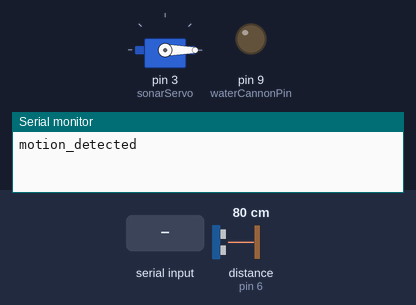
Recording of a program running on a simulated Arduino Uno, built with avr-gcc and run on an emulated ATmega328P. On the bench: servo, output pins drawn as LEDs (lit = HIGH), the last lines printed to the serial monitor. Wiring (inferred from the names in the program): ultrasonic range finder: trigger pin 5; echo pin 6. The test bench sets the inputs (shaded band); at power-on: distance to the obstacle (sensor on pin 6) 80 cm. The echo pulse lasts 58.3 µs per cm; pins used as bus, display or sensor lines are not drawn.

Above: at 1.2 s.
1.3 s: distance to the obstacle (sensor on pin 6) set to 8 cm
At 10.8 s:
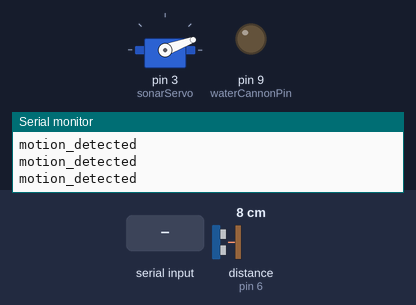
11.7 s: distance to the obstacle (sensor on pin 6) set to 5 cm
At 15.45 s:
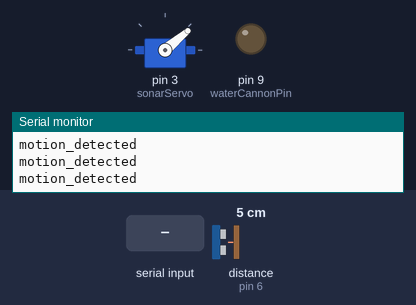
17.2 s: distance to the obstacle (sensor on pin 6) set to 9 cm
23.7 s: "pigeon\n" received over Serial
At 25.1 s:
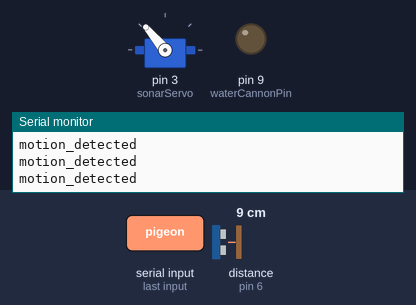
25.7 s: "pigeon\n" received over Serial
At 26.1 s:
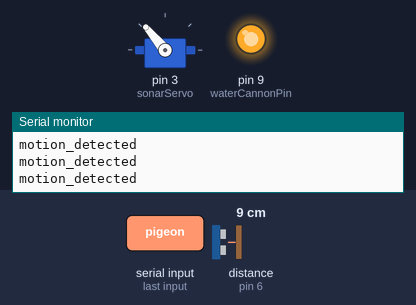
27.7 s: "1\n" received over Serial
Timing chart, 0 to 39.4 s (numbered marks = the images above; inputs shaded):
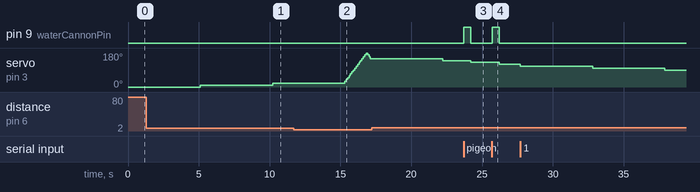

The program:

main.cpp
```cpp
// (licence header left out)
/*
    Projeto para o curso de Microcontroladores da Universidade Estácio de Sá.

    Objetivo:
        Desenvolver um sistema de detecção e combate a pombos para estabelecimentos do ramo alimentício.
        O sistema utiliza um sensor ultrassônico para detectar a presença de movimento e uma câmera para identificar se o movimento é de um pombo.
        Caso seja identificado um pombo, um canhão de água é acionado para afastá-lo.

        Esta implementação não inclui a parte do canhão de água, que deve ser feita com um relé ou transistor para controlar uma bomba d'água.
*/

#include <Servo.h>
#include <HardwareSerial.h>
#include <Arduino.h>

const int sonarTriggerPin = 5; // Pino do gatilho do canhão de água
const int sonarReceiverPin = 6; // Pino para receber o eco do sensor ultrassônico
const int waterCannonPin = 9; // Somente para demonstração. O canhão não está implementado.

// Servos para conjunto sonar e câmera
Servo sonarServo;

int angle = 0;
bool scanningForward = true;

const int detectionThreshold = 150; // Distância em cm para detecção de movimento

void setup() {
  Serial.begin(9600);
  sonarServo.attach(3); // Associa o pino do servo do sonar ao objeto Servo do código
  pinMode(sonarTriggerPin, OUTPUT);
  pinMode(sonarReceiverPin, INPUT);
  pinMode(waterCannonPin, OUTPUT); // Configura o pino do canhão de água como saída
  digitalWrite(waterCannonPin, LOW); // Garante que o canhão de água esteja desligado inicialmente
}

void loop() {
  sonarServo.write(angle);
  delay(100); // Pequena pausa para permitir que o servo se mova

  long duration, distance;
  digitalWrite(sonarTriggerPin, LOW);
  delayMicroseconds(2);
  digitalWrite(sonarTriggerPin, HIGH);
  delayMicroseconds(10);
  digitalWrite(sonarTriggerPin, LOW);
  duration = pulseIn(sonarReceiverPin, HIGH);
  distance = duration * 0.034 / 2;

  if (distance < detectionThreshold && distance > 5) {

    // Envia sinal de detecção de movimento para o monitor serial.
    // Ainda não implementado.
    Serial.println("motion_detected");

    // Espera até 5s pelo retorno do comando de detecção de objeto que foi enviado pela porta serial.
    // O identificador de pombo irá mandar um retorno com a identificação positiva ou negativa do objeto detectado.
    unsigned long t0 = millis();
    while (millis() - t0 < 5000) {
      if (Serial.available()) {
        String result = Serial.readStringUntil('\n');
        result.trim();
        if (result == "pigeon") { // Se o resultado for "pigeon", significa que um pombo foi identificado
          digitalWrite(waterCannonPin, HIGH); // Executa um disparo no canhão de água
          delay(500);
          digitalWrite(waterCannonPin, LOW); // Desliga o canhão de água após o disparo
        }
        break; // Interrompe o loop após expulsar o pombo.
      }
    }
  }

  // Ângulo de varredura do servo do sonar/câmera
  if (scanningForward) {
    angle += 10;
    if (angle >= 180) scanningForward = false;
  } else {
    angle -= 10;
    if (angle <= 0) scanningForward = true;
  }
}
```

Measured:
- the behaviour switches between 7 and 6 cm on distance to the obstacle (sensor on pin 6) (found by bisection; images 1 and 2)
- after the input at 23.7 s, pin 9 (waterCannonPin): LOW → HIGH at once, → LOW 0.50 s later; servo on pin 3 (sonarServo): 140° → 130° after 0.51 s
- after the input at 25.7 s, pin 9 (waterCannonPin): LOW → HIGH at once, → LOW 0.50 s later; servo on pin 3 (sonarServo): 130° → 120° after 0.51 s
